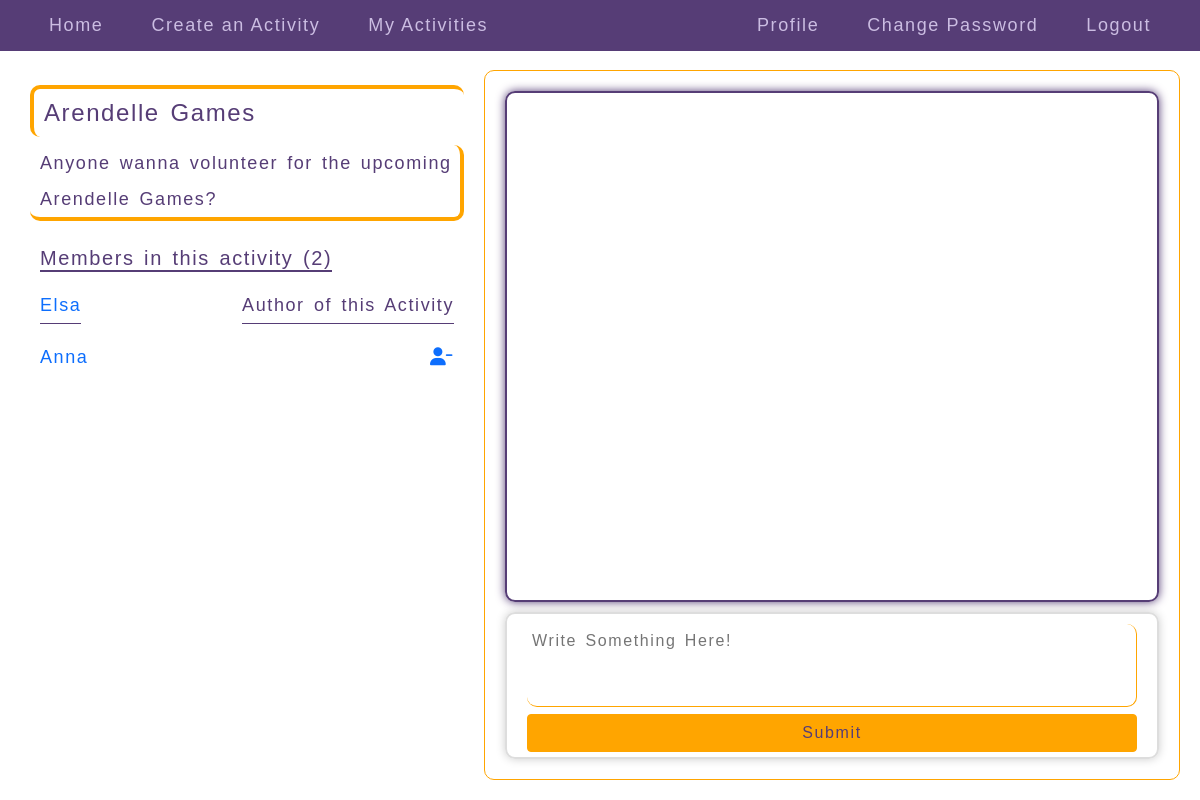
The page /activities/6 (signed in) on the database as committed earlier.
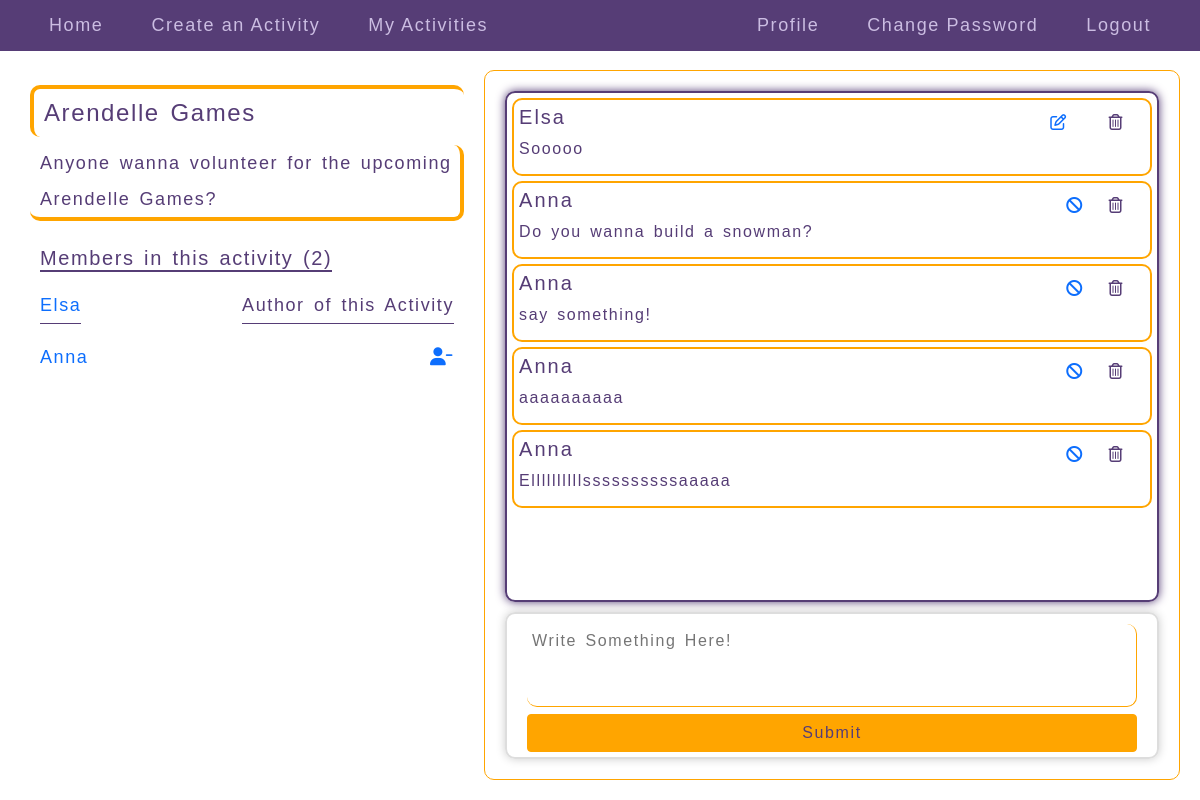
The same page on the database as committed later.
### meet/models.py (models this page shows, shortened)
class Activity(models.Model):
    user = models.ForeignKey(User, on_delete=models.CASCADE, related_name="activities")
    title = models.CharField(max_length=128)
    description = models.TextField()
    time = models.DateTimeField(default=timezone.now)

class Joining(models.Model):
    user = models.ForeignKey(User, on_delete=models.CASCADE, related_name="joined_activities")
    activity = models.ForeignKey(Activity, on_delete=models.CASCADE, related_name="user_activities")

class Comment(models.Model):
    user = models.ForeignKey(User, on_delete=models.CASCADE, related_name="comments")
    activity = models.ForeignKey(Activity, on_delete=models.CASCADE, related_name="commented_activities")
    comment = models.TextField()

### meet/views.py (the view)
# urls.py: path("activities/<int:id>", views.displayactivity, name="display_activity"),
@login_required(login_url='/')
def displayactivity(request, id):
    if request.method == "POST":
        activity = Activity.objects.get(pk=id)
        user_comment = comment(request.POST)
        if user_comment.is_valid():
            obj = Comment(user=request.user, activity=activity, comment=user_comment.cleaned_data["description"])
            obj.save()
        return redirect("display_activity", id=id)
    else:
        activity = Activity.objects.get(pk=id)
        deleted = Deleted.objects.all()
        deleted_list= []
        users_list_temp = []
        for x in deleted:
            deleted_list.append(x.activity)
        if activity in deleted_list:
            users_of_activity = list(Joining.objects.filter(activity = activity).all())
            for user in users_of_activity:
                users_list_temp.append(user.user)
            if request.user not in users_list_temp:
                return redirect("index")
        users = Joining.objects.filter(activity=activity).all()
        users_comments=Comment.objects.filter(activity=activity)
        users_list = []
        for user in users:
            users_list.append(user.user.username)
        form = comment()
        print(request.user)
        print(activity.user)
        if request.user == activity.user:
            kickuserout = "True"
        else:
            kickuserout = "False"
        return render(request, "meet/activity.html", {
        "activity": activity, "users": users, "users_list": users_list, "form": form, "users_comments": users_comments, "kickuserout": kickuserout
        })

### meet/views.py
class comment(forms.Form):
    description = forms.CharField(label="", widget=forms.Textarea(attrs={"rows": 3, "placeholder": "Write Something Here!"}))

### meet/templates/meet/activity.html (shortened to what this page needs)
{% extends "meet/layout.html" %}
{% load static %}
{% block body %}
<div class="fc_display">
  <div class="left_half">
    <h4>{{ activity.title }}</h4>
    <p>{{ activity.description }}</p>
    <div class="left_half_members">
      <div class="fc_activity">
        <h5>Members in this activity ({{ users_list|length }})</h5>
      </div>
      <div class="activity_users_fc">
        <p><a href="{% url 'user_profile' activity.user.username %}">{{ activity.user.username }}</a></p>
        <p class="activity_users_author">Author of this Activity</p>
      </div>
      {% for user in users %}
        {% if user.user.username != activity.user.username %}
          <p class="activity_users">
            <a href="{% url 'user_profile' user.user.username %}">{{ user.user.username }}</a>
            {% if kickuserout == "True" %}
            <a title="kick the user out" href="{% url 'kick_user_out' user.user.id  activity.id %}" class="user-minus"><i class="fas fa-user-minus"></i></a>
            {% endif %}
          </p>
        {% endif %}
      {% endfor %}
    </div>
  </div>
  <div class="right_half">
    <div class="right_half_body">
      {% for comment in users_comments %}
        <div class="users_comments_on_activity">
          {% if request.user == comment.user%}
            <div class="fontawesome_icons">
              <a href="{% url 'edit_activity' comment.activity.id %}"><i class="far fa-edit fontawesome_edit_comment fontawesome_common"></i></a>
              <i data-id={{ comment.id }} class="far fa-trash-alt fontawesome_delete_comment fontawesome_common"></i>
            </div>
          {% endif %}
          {% if request.user == activity.user and comment.user != request.user %}
            <div class="fontawesome_icons">
              <a href="#"><i class="fas fa-ban" title="ban user"></i></a>
              <i data-id={{ comment.id }} class="far fa-trash-alt fontawesome_delete_comment fontawesome_common"></i>
            </div>
          {% endif %}
          <h5>{{ comment.user.username }}</h5>
          <p>{{ comment.comment }}</p>
        </div>
      {% endfor %}
    </div>
    <div class="right_half_input">
      <form class="" method="post">
        {{ form }}
        <button type="submit" class="btn common_button">Submit</button>
      </form>
    </div>
  </div>
</div>
{% endblock %}

### meet/templates/meet/layout.html (shortened to what this page needs)
{% load static %}
<!DOCTYPE html>
<html lang="en" dir="ltr">
  <head>
    <link href="https://cdn.jsdelivr.net/npm/bootstrap@5.0.0-beta3/dist/css/bootstrap.min.css" rel="stylesheet">
    <link rel="stylesheet" href="{% static 'meet/styles.css' %}">
  </head>
  <body>
    {% if user.is_authenticated %}
    <div class="navigation">
      <a href="{% url 'index' %}">Home</a>
      <a href="{% url 'add_activity' %}">Create an Activity</a>
      <div class="hover_links_parent">
        <a href="{% url 'my_activities' %}">My Activities</a>
      </div>
      <a href="{% url 'profile' %}" class="linktotheright">Profile</a>
      <a href="{% url 'password_change' %}">Change Password</a>
      <a href="{% url 'logout' %}">Logout</a>
    </div>
    {% endif %}
    {% block body %}
    {% endblock %}
  </body>
</html>

### meet/static/meet/styles.css (style rules this page uses)
* { font-family: Arial, sans-serif; }
html, body { padding: 0; margin: 0; }
.fc_display { height: calc(100vh - 60px); display: flex; padding: 15px; box-sizing: border-box; color: #563d76; letter-spacing: 0.1em; word-spacing: 0.15em; }
.fc_display > * { margin-right: 5px; }
.left_half, .right_half { flex-basis: 40%; box-sizing: border-box; padding: 15px; border: 1px solid #563d76; border: 1px solid orange; border-radius: 10px; }
.right_half { flex-basis: 60%; }
.left_half { border: none; font-size: 18px; }
.left_half p { margin: 0; }
.left_half h4, .left_half > p { padding-left: 10px; border-left: 4px solid orange; border-top: 4px solid orange; line-height: 2; border-radius: 10px; }
.left_half > p { border: none; border-right: 4px solid orange; border-bottom: 4px solid orange; }
.left_half_members { padding: 10px; }
.left_half_members h5 { margin: 0; border-bottom: 2px solid #563d76; }
.form_update button, .password_reset_complete a, .pagination_links a, .common_button { color: orange; border-color: #563d76; background: #563d76; color: #563d76; border-color: orange; background: orange; }
fieldset div, form > * { margin: 10px 0px; }
form { padding: 20px; border: 2px solid #ddd; border-radius: 10px; box-shadow: 0 0 10px #ccc; }
.navigation { display: flex; flex-wrap: wrap; padding: 0 25px; margin-bottom: 4px; background: #563d76; color: #cbbde2; letter-spacing: 0.1em; position: sticky; top: 0px; z-index: 2; }
.navigation a { text-decoration: none; color: inherit; padding: 12px 24px; font-size: 18px; }
.linktotheright { margin-left: auto; }
.fontawesome_icons { position: absolute; top: 10px; right: 10px; }
.fontawesome_common { display: inline-block; padding: 4px; margin: 0 12px; }
.fc_activity { display: flex; flex-flow: row wrap; align-items: center; margin: 15px 0; }
.fc_activity > * { margin: 5px 0; }
.activity_users_fc { display: flex; line-height: 2; letter-spacin g: 0.1em; word-spacing: 0.15em; margin: 10px 0; }
.activity_users_fc > * { border-bottom: 1px solid #563d76; }
.activity_users_fc p.activity_users_author { margin-left: auto; }
.right_half * { letter-spacing: 0.1em; word-spacing: 0.15em; }
.right_half { height: 100%; display: flex; flex-direction: column; }
.right_half > * { margin: 5px; }
.right_half_header, .right_half_input { flex-basis: 15%; }
.right_half_body { padding: 5px; padding-bottom: 0; flex-basis: 85%; height: 75%; overflow: auto; }
.users_comments_on_activity { border: 2px solid orange; border-radius: 10px; padding: 5px; box-shadow: 0 0 5px solid orange; margin-bottom: 5px; }
.right_half_input input, .right_half_input textarea { border-radius: 10px; padding: 5px; height: 100%; width: 100%; box-sizing: border-box; border-color: orange; border-top: 0; border-left: 0; color: #563d76; }
.right_half_input * { margin: 0; }
.right_half_input textarea { resize: none; }
.right_half_input button { width: 100%; }
.right_half_body { border: 2px solid #563d76; border-radius: 10px; box-shadow: 0 0 10px #563d76; }
.right_half_body p { margin-bottom: 0.5em; }
.right_half_input form { padding-top: 10px; padding-bottom: 5px; }
.user_links a, .activity_users_fc a, .activity_users a { text-decoration: none; }
p.activity_users { margin-bottom: 5px; }
.activity_users { padding: 10px 0; display: flex; flex-wrap: wrap; align-items: center; }
.user-minus { margin-left: auto; }
.hover_links_parent { display: flex; position: relative; justify-content: center; align-items: center; }
.users_comments_on_activity { position: relative; }

Rows that differ between the two databases and show on the page:
added Comment: user.username "Elsa", comment "Sooooo"
added Comment: user.username "Anna", comment "Do you wanna build a snowman?"
added Comment: user.username "Anna", comment "say something!"
added Comment: user.username "Anna", comment "aaaaaaaaaa"
added Comment: user.username "Anna", comment "Ellllllllllssssssssssaaaaa"
